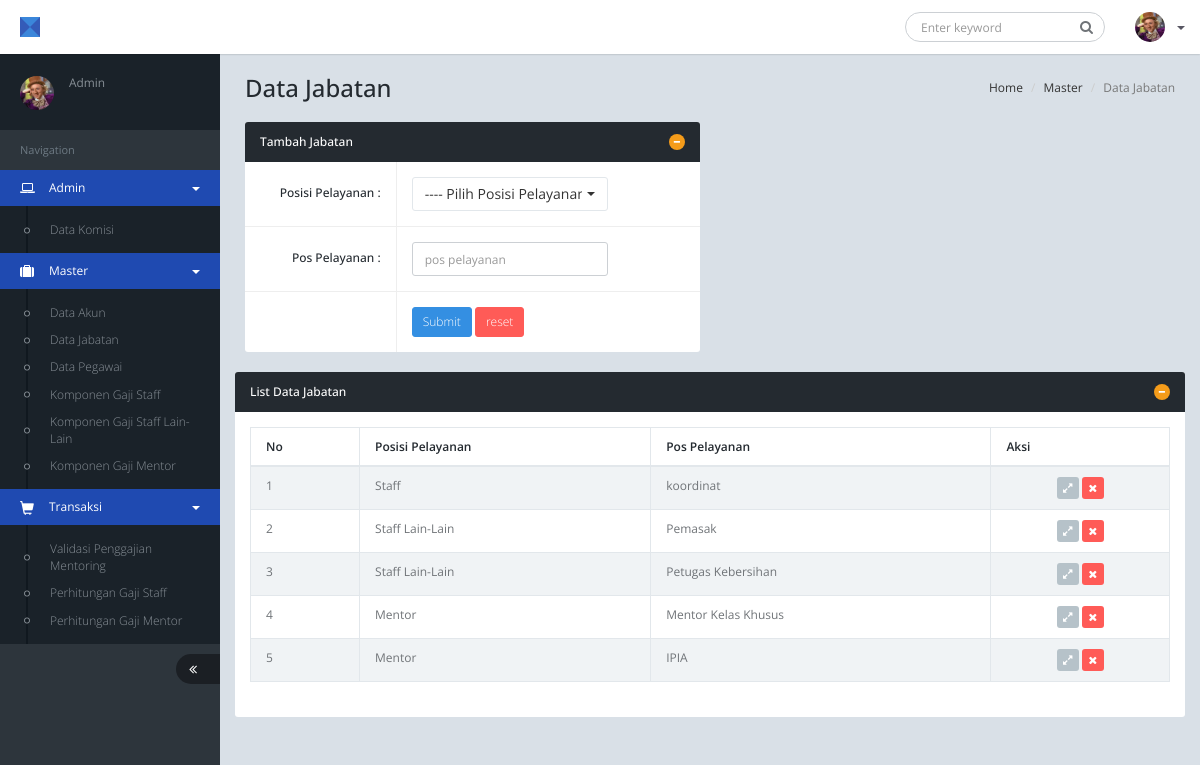
Page /index.php?p=data_jab (signed in) on the committed database.
### tables this page shows
CREATE TABLE IF NOT EXISTS `tb_jabatan` (
  `kode` int(20) NOT NULL AUTO_INCREMENT,
  `nama_jabatan` varchar(100) NOT NULL,
  `kategori_jabatan` varchar(50) NOT NULL,
  PRIMARY KEY (`kode`),
  UNIQUE KEY `nama_jabatan` (`nama_jabatan`)
);

### view/content/data_jab.php (the view, shortened to what this page needs)
<?php
    if ($_SESSION['level']=='admin'){
 ?>
			<ol class="breadcrumb pull-right">
            <li><a href="<?php echo "http://".$_SERVER['SERVER_NAME'].substr($_SERVER['REQUEST_URI'],0,strlen($_SERVER['REQUEST_URI'])-11);?>"> Home</a></li>
				<li><a href="<?php echo "http://" . $_SERVER['SERVER_NAME'] .$_SERVER['REQUEST_URI'];?>">Master</a></li>
				<li class="active">Data Jabatan</li>
			</ol>
			<h1 class="page-header">Data Jabatan</h1>
			<div class="row">
			    <div class="col-md-6">
                    <div class="panel panel-inverse" data-sortable-id="form-validation-1">
                        <div class="panel-heading">
                            <div class="panel-heading-btn">
                                <a href="javascript:;" class="btn btn-xs btn-icon btn-circle btn-warning" data-click="panel-collapse"><i class="fa fa-minus"></i></a>
                            </div>
                            <h4 class="panel-title">Tambah Jabatan</h4>
                        </div>
                        <div class="panel-body panel-form">
                            <form class="form-horizontal form-bordered" data-parsley-validate="true" name="data_pengguna" action="./model/input_jab.php" method="POST">
								<div class="form-group">
									<label class="control-label col-md-4 col-sm-4" >Posisi Pelayanan :</label>
									<div class="col-md-6 col-sm-6">
                                    <select name="posisi" data-live-search="true" data-style="btn-white" class="form-control selectpicker" >
                                             <option value="1">---- Pilih Posisi Pelayanan ----</option>
                                                </select>
                                    </div>
								</div>
                               <div class="panel-body panel-form">
                               <div class="form-group">
                                    <label class="control-label col-md-4 col-sm-4" >Pos Pelayanan :</label>
                                    <div class="col-md-6 col-sm-6">
                                       <input class="form-control" type="text" name="nama_jab" placeholder="pos pelayanan" data-parsley-required="true" />
                                    </div>
                                </div>
								<div class="form-group">
									<label class="control-label col-md-4 col-sm-4"></label>
									<div class="col-md-6 col-sm-6">
										<button type="submit" class="btn btn-primary btn-sm">Submit</button> <button type="reset" class="btn btn-danger btn-sm">reset</button>
									</div>
								</div>
                            </form>
                        </div>
                    </div>
                </div>
            </div>
            <div class="row">
			    <div class="col-md-12">
                    <div class="panel panel-inverse">
                        <div class="panel-heading">
                            <div class="panel-heading-btn">
                                <a href="javascript:;" class="btn btn-xs btn-icon btn-circle btn-warning" data-click="panel-collapse"><i class="fa fa-minus"></i></a>
                            </div>
                            <h4 class="panel-title">List Data Jabatan</h4>
                        </div>
                        <div class="panel-body">
                            <table id="data-table" class="table table-striped table-bordered">
                                <thead>
                                    <tr>
                                        <th>No</th>
                                        <th>Posisi Pelayanan</th>
                                        <th>Pos Pelayanan</th>
                                        <th>Aksi</th>
                                    </tr>
                                </thead>
                                <tbody>
                                     <?php
                                        $i=0;
                                            $sql=mysql_query("select * from tb_jabatan");
                                            while($data=mysql_fetch_array($sql)){
                                                $i++;
                                        ?>
                                            <tr>
                                                <td><?php echo $i; ?></td>
                                                <td><?php echo $data['kategori_jabatan']; ?></td>
                                                 <td><?php echo $data['nama_jabatan']; ?></td>
                                                <td align="center">
                                                    <a class="btn btn-default btn-icon btn-sm" href="index.php?p=edit_jab&&posisi=<?php echo $data['kode']; ?>"><i class="fa fa-expand"></i></a>
                                                    <a class="btn btn-danger btn-icon btn-sm" data-toggle="modal" data-target="#deletemodal" onclick="setUID('<?php echo $data['kode'];?>')"><i class="fa fa-times"></i></a>
                                                </td>
                                            </tr>
                                            <?php
                                        }
                                    ?>
                                </tbody>
                            </table>
                        </div>
                    </div>
                </div>
            </div>
                       <?php
        }else{
            ?>
            <script type="text/javascript">
                window.location.href="halaman_error.php";
            </script>
        <?php
        }
     ?>

### rows in the picture
tb_jabatan: kategori_jabatan "Staff", nama_jabatan "koordinat"
tb_jabatan: kategori_jabatan "Staff Lain-Lain", nama_jabatan "Pemasak"
tb_jabatan: kategori_jabatan "Staff Lain-Lain", nama_jabatan "Petugas Kebersihan"
tb_jabatan: kategori_jabatan "Mentor", nama_jabatan "Mentor Kelas Khusus"
tb_jabatan: kategori_jabatan "Mentor", nama_jabatan "IPIA"

### other values in the picture
$_SESSION['level'] "Admin"
